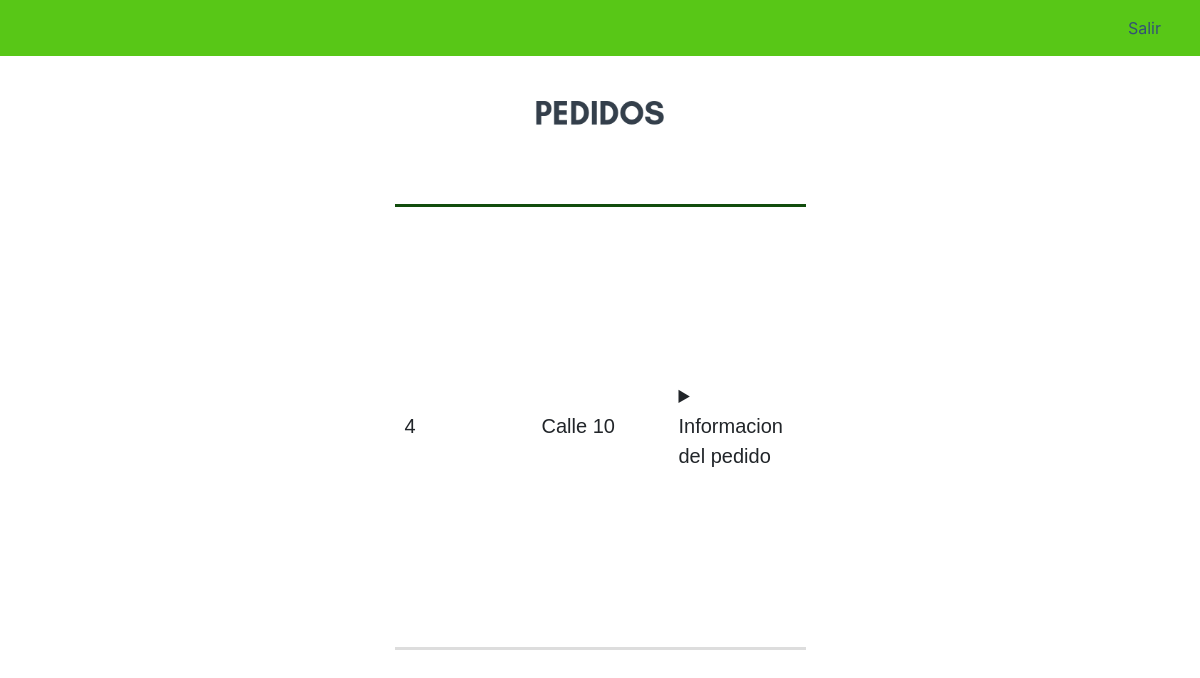
/watch_orders/ (signed in), run on an earlier commit of the app's database.
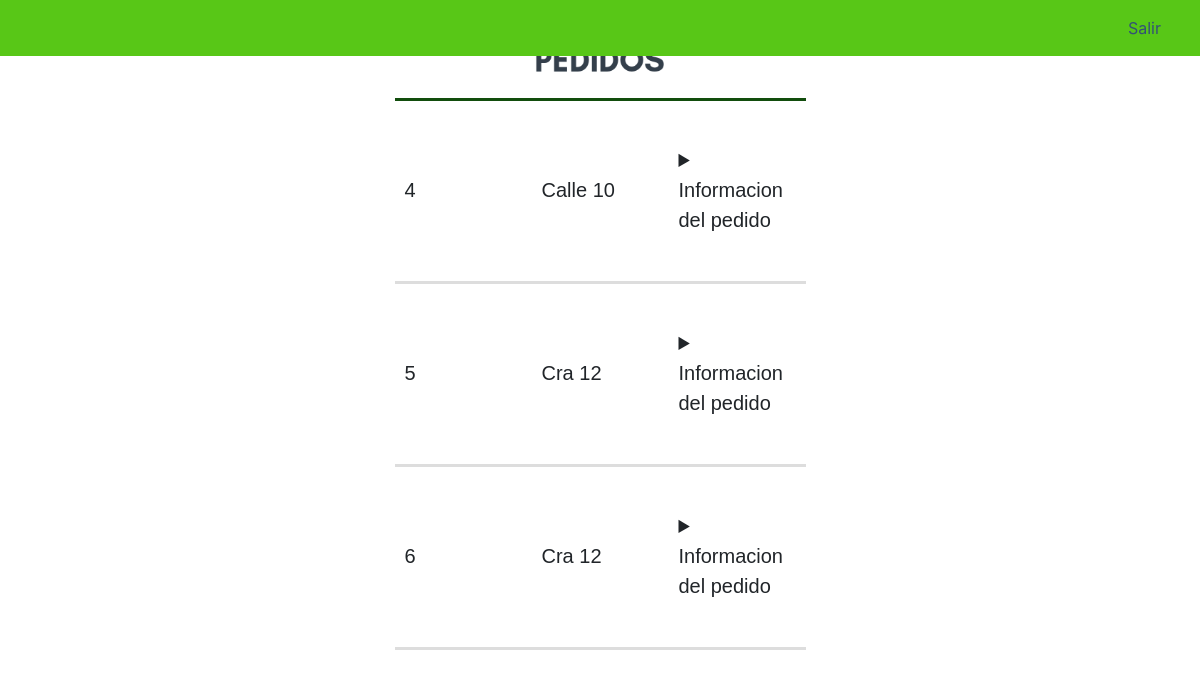
And on a later commit of the database.
### Main.py (models this page shows, shortened)
class Orders(db.Model):
	__tablename__='orders'
	id=db.Column('id', db.Integer, primary_key=True)
	senderName=db.Column('senderName', db.String(20))
	senderAddr=db.Column('senderAddr', db.String(20))
	senderCity=db.Column('senderCity', db.String(20))
	senderPhon=db.Column('senderPhon', db.String(20))
	destynName=db.Column('destynName', db.String(20))
	destynAddr=db.Column('destynAddr', db.String(20))
	destynCity=db.Column('destynCity', db.String(20))
	destynPhon=db.Column('destynPhon', db.String(20))
	state=db.Column('state', db.String(70))
	description=db.Column('description', db.String(300))
	senderId=db.Column('senderId', db.Integer, db.ForeignKey('users.id'))
	user=db.relationship('Users', backref='remitente')

### Main.py (the view)
@app.route("/watch_orders/", methods=["GET"])
def watch_orders():
	actual_doc=session.get("doc", None)
	actual_user=Users.query.filter_by(document=actual_doc).first()
	s_id=actual_user.id
	orders_list=Orders.query.filter_by(senderId=s_id)
	if orders_list:
		return render_template("messengerInterface.html", content1=orders_list)
	else:
		flash("Usted no ha creado ningun pedido aún")
		return redirect(url_for("dashboard"))

### templates/messengerInterface.html (shortened to what this page needs)
{% extends 'index.html' %}
{% block style %}
<link rel="stylesheet" type="text/css" href="{{ url_for('static', filename='style/messengerInterface_style.css') }}" />
<link rel="stylesheet" href="https://stackpath.bootstrapcdn.com/bootstrap/4.1.3/css/bootstrap.min.css"
>
{% endblock %}
{% block content %}
<div class="wrapper">
  <nav class="navbar navbar-expand-sm navbar-light fixed-top" style="background-color: #58c717">
    <div class="container-fluid">
      <div class="collapse navbar-collapse" id="navbarSupportedContent">
        <ul class="navbar-nav ml-auto">
          <li class="nav-item">
            <a id="logout-btn" class="nav-link" href="{{ url_for('dashboard') }}"><span
                style="color: #335177">Salir</span></a>
          </li>
        </ul>
      </div>
    </div>
  </nav>
</div>
<div class='centerTable'>
  <table id="izq">
    <div class='funciona'>
      <div class='centerTitulo' style="width: 200px;height: 36px;">
        <tr id="titulo" style="width: 200px;height: 36px;">
          <th colspan="3"><img src="{{ url_for('static', filename='imgs/pedidosTitle.PNG') }}"></th>
        </tr>.>
      </div>
      <div class='tablita'>
        {% for x in content1 %}
        <tr>
          <td id="uno" name="id">{{x.id}}</td>
          <td id="uno">{{x.senderAddr}}</td>
          <td id="uno">
            <details>
              <summary>Informacion del pedido</summary>
            </details>
          </td>
        </tr>
        {% endfor %}
  </table>
</div>
{% endblock %}

### templates/index.html (shortened to what this page needs)
<!DOCTYPE html>
<html>
<head>
	{% block style%}{% endblock %}
</head>
<body>
	{% block content %}{% endblock %}
</body>
</html>

### static/style/messengerInterface_style.css (style rules this page uses)
.wrapper { display: flex; }
div.centerTable { text-align: center; }
div.centerTable table { margin: 0 auto; text-align: left; }
div.centerTitulo { text-align: center; margin-bottom: auto; }
.funciona { margin: auto; position: fixed; }
table { background-color: white; text-align: center; font-size: 20px; height: 626px; border-radius: 30px; font-family: 'Gill Sans', 'Gill Sans MT', Calibri, 'Trebuchet MS', sans-serif; }
td { width: 137px; height: 36px; }
#titulo { width: 137px; height: 10px; text-align: center; border-bottom: 1px solid #0376B3; }
td#uno { border-bottom: 3px solid #ddd; }
th,td#uno,td#cero { padding-left: 10px; padding-right: 10px; padding-top: 0px; }
th { border-bottom: 3px solid #124D0D; }
tr { border-bottom: 3px solid #47525E; }

What changed in the data, as far as the page shows it:
added Orders: id "5", senderAddr "Cra 12"
added Orders: id "6", senderAddr "Cra 12"
